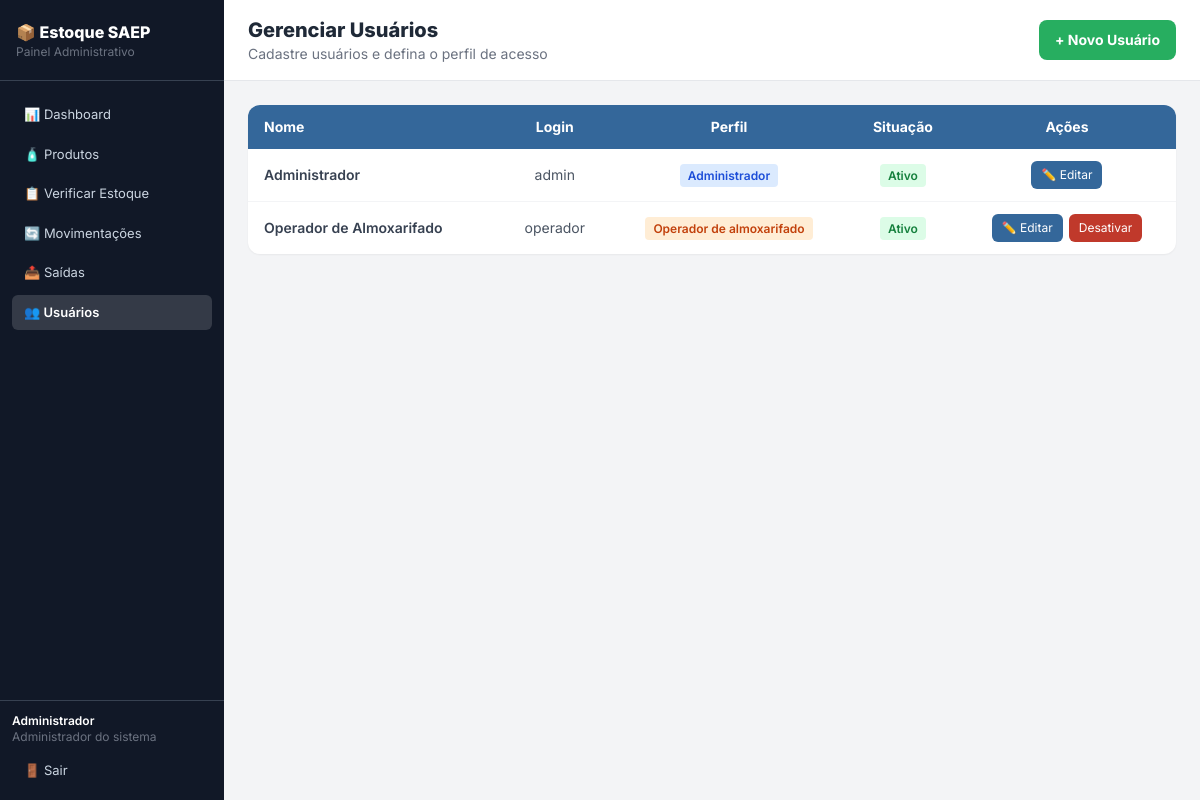
The app's page /usuarios.php (signed in) with its own data.
### tables this page shows
CREATE TABLE `user` (
    id_user INT AUTO_INCREMENT NOT NULL PRIMARY KEY,
    nome VARCHAR(100) NOT NULL,
    login VARCHAR(50) NOT NULL UNIQUE,
    senha_hash VARCHAR(255) NOT NULL,
    perfil VARCHAR(10) NOT NULL DEFAULT 'OPERADOR' CHECK (perfil IN ('ADMIN', 'OPERADOR')),
    ativo TINYINT(1) NOT NULL DEFAULT 1
);

### includes/auth.php (called while the page is built, shortened)
<?php
require_once __DIR__ . '/../conexao.php';
function usuario_logado() {
    return $_SESSION['usuario'] ?? null;
}
function eh_admin() {
    $u = usuario_logado();
    return $u && $u['perfil'] === PERFIL_ADMIN;
}
function exigir_login() {
    global $pdo;
    $u = usuario_logado();
    if ($u) {
        $st = $pdo->prepare("SELECT id_user, nome, login, perfil FROM `user` WHERE id_user = ? AND ativo = 1");
        $st->execute([$u['id_user']]);
        $atual = $st->fetch();
        if ($atual) {
            return;
        }
    }
    exit;
}
function exigir_admin() {
    exigir_login();
}

### usuarios.php (the view, shortened to what this page needs)
<?php
require_once __DIR__ . '/includes/auth.php';
exigir_admin();
$eu = usuario_logado()["id_user"];
$usuarios = $pdo->query("SELECT * FROM `user` ORDER BY nome")->fetchAll();
require_once __DIR__ . '/includes/menu.php';
?>
    <main class="flex-1 flex flex-col">
        <div class="bg-white border-b border-gray-200 px-6 py-4 flex items-center justify-between">
            <div>
                <h1 class="text-xl font-extrabold text-gray-800">Gerenciar Usuários</h1>
                <p class="text-sm text-gray-500">Cadastre usuários e defina o perfil de acesso</p>
            </div>
            <a href="usuario_form.php" class="bg-senai-green text-white font-bold px-4 py-2.5 rounded-lg text-sm hover:bg-green-600 transition">+ Novo Usuário</a>
        </div>
        <div class="p-6 flex-1">
            <div class="bg-white rounded-xl shadow-sm overflow-hidden">
                <table class="w-full text-sm">
                    <thead class="bg-senai-blue text-white">
                        <tr>
                            <th class="px-4 py-3 text-left">Nome</th>
                            <th class="px-4 py-3 text-center">Login</th>
                            <th class="px-4 py-3 text-center">Perfil</th>
                            <th class="px-4 py-3 text-center">Situação</th>
                            <th class="px-4 py-3 text-center">Ações</th>
                        </tr>
                    </thead>
                    <tbody class="divide-y divide-gray-100">
                    <?php foreach ($usuarios as $u): ?>
                        <tr class="hover:bg-gray-50 transition">
                            <td class="px-4 py-3 text-gray-700 font-semibold"><?= htmlspecialchars($u["nome"]) ?></td>
                            <td class="px-4 py-3 text-center text-gray-600"><?= htmlspecialchars($u["login"]) ?></td>
                            <td class="px-4 py-3 text-center">
                                <?php if ($u["perfil"] === PERFIL_ADMIN): ?>
                                    <span class="bg-blue-100 text-blue-700 text-xs font-semibold px-2 py-1 rounded">Administrador</span>
                                <?php else: ?>
                                    <span class="bg-orange-100 text-orange-700 text-xs font-semibold px-2 py-1 rounded">Operador de almoxarifado</span>
                                <?php endif; ?>
                            </td>
                            <td class="px-4 py-3 text-center">
                                <?php if ($u["ativo"]): ?>
                                    <span class="bg-green-100 text-green-700 text-xs font-semibold px-2 py-1 rounded">Ativo</span>
                                <?php else: ?>
                                    <span class="bg-gray-200 text-gray-600 text-xs font-semibold px-2 py-1 rounded">Inativo</span>
                                <?php endif; ?>
                            </td>
                            <td class="px-4 py-3 text-center">
                                <div class="flex items-center justify-center gap-1.5">
                                    <a href="usuario_form.php?id=<?= $u["id_user"] ?>" class="bg-senai-blue text-white text-xs px-2.5 py-1.5 rounded-md hover:bg-senai-blue-dark transition">✏️ Editar</a>
                                    <?php if ((int) $u["id_user"] !== $eu): ?>
                                        <a onclick="return confirm('Tem certeza disso?')" href="?alternar=<?= $u["id_user"] ?>" class="bg-senai-red text-white text-xs px-2.5 py-1.5 rounded-md hover:bg-red-700 transition"><?= $u["ativo"] ? "Desativar" : "Ativar" ?></a>
                                    <?php endif; ?>
                                </div>
                            </td>
                        </tr>
                    <?php endforeach; ?>
                    </tbody>
                </table>
            </div>
        </div>
    </main>
</body>
</html>

### includes/menu.php (shortened to what this page needs)
<?php
$pagina = basename($_SERVER['PHP_SELF']);
$ativo = function ($prefixo) use ($pagina) {
    return strpos($pagina, $prefixo) === 0 ? 'active' : '';
};
?>
<!DOCTYPE html>
<html lang="pt-BR">
<head>
    <script src="https://cdn.tailwindcss.com"></script>
</head>
<body class="bg-gray-100 min-h-screen flex">
    <aside class="w-56 bg-gray-900 min-h-screen flex flex-col flex-shrink-0">
        <div class="px-4 py-5 border-b border-gray-700"><p class="text-white font-extrabold text-base">📦 Estoque SAEP</p><p class="text-gray-500 text-xs"><?= eh_admin() ? "Painel Administrativo" : "Painel do Almoxarifado" ?></p></div>
        <nav class="flex-1 p-3 space-y-1 pt-4">
            <a href="index.php"         class="nav-link <?= $ativo('index') ?>">📊 Dashboard</a>
            <a href="produtos.php"      class="nav-link <?= $ativo('produto') ?>">🧴 Produtos</a>
            <a href="estoque.php"       class="nav-link <?= $ativo('estoque') ?>">📋 Verificar Estoque</a>
            <a href="movimentacoes.php" class="nav-link <?= $ativo('movimentac') ?>">🔄 Movimentações</a>
            <a href="saidas.php"        class="nav-link <?= $ativo('saidas') ?>">📤 Saídas</a>
            <?php if (eh_admin()): ?>
            <a href="usuarios.php"      class="nav-link <?= $ativo('usuario') ?>">👥 Usuários</a>
            <?php endif; ?>
        </nav>
        <?php $u = usuario_logado(); if ($u): ?>
        <div class="p-3 border-t border-gray-700">
            <p class="text-white text-xs font-semibold truncate"><?= htmlspecialchars($u["nome"]) ?></p>
            <p class="text-gray-500 text-xs mb-2"><?= htmlspecialchars(PERFIS[$u["perfil"]] ?? $u["perfil"]) ?></p>
            <a href="logout.php" class="nav-link">🚪 Sair</a>
        </div>
        <?php endif; ?>
    </aside>

### includes/menu.php (style rules this page uses)
body { font-family: 'Inter', sans-serif; }
.nav-link { display:flex; align-items:center; gap:8px; padding:8px 12px; border-radius:6px; font-size:13px; cursor:pointer; transition:background .15s; color:#cbd5e1; }
.nav-link.active { background:rgba(255,255,255,.15); color:#fff; font-weight:600; }

### records on screen
user: nome "Administrador", perfil "Administrador do sistema", login "admin", ativo "Ativo"
user: nome "Operador de Almoxarifado", login "operador", perfil "Operador de almoxarifado", ativo "Ativo"
